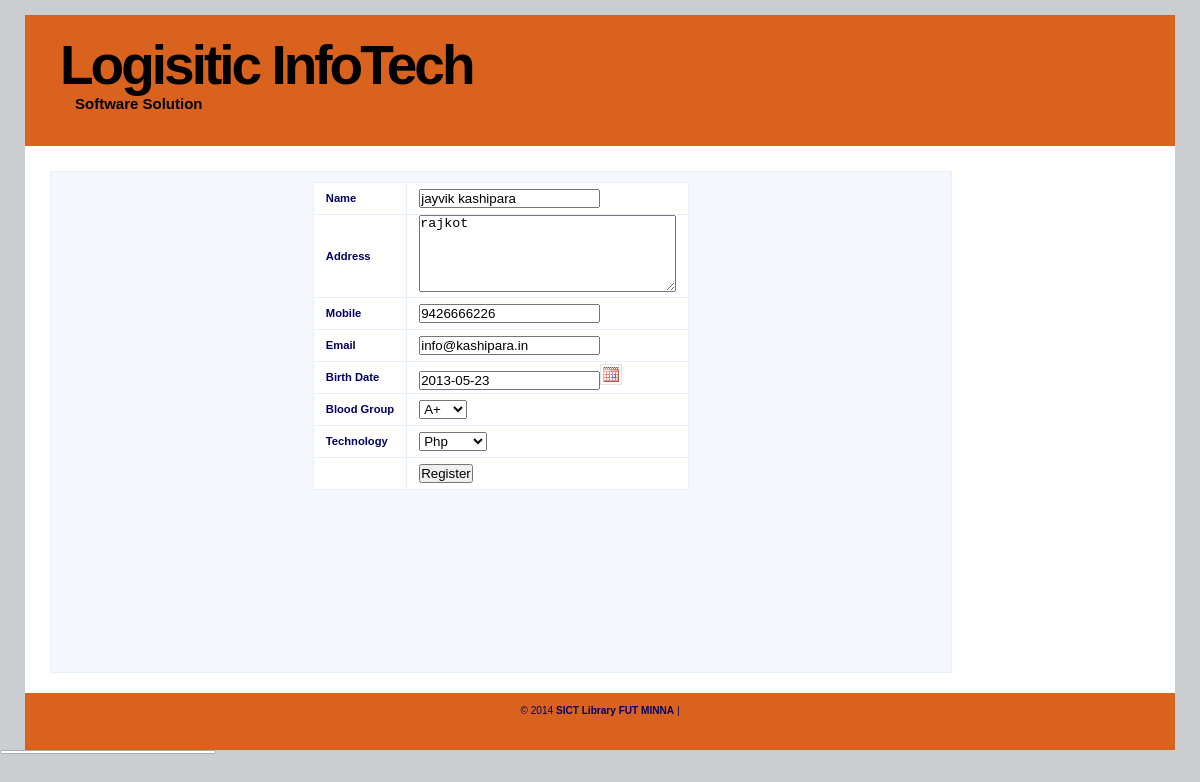
The page /TempEmployeeRegister.php?EmpID=23 on the database as committed earlier.
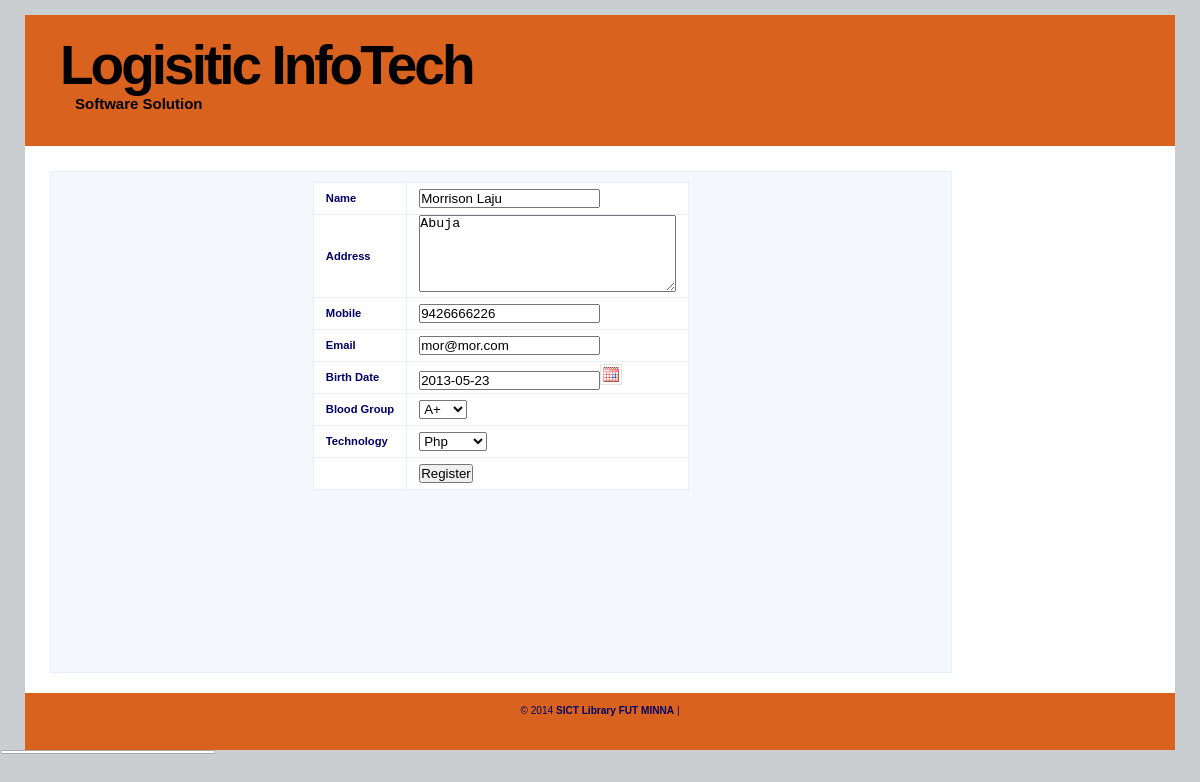
The same page on the database as committed later.
### tables this page shows
CREATE TABLE IF NOT EXISTS `employee_detail` (
  `EmpID` int(10) NOT NULL AUTO_INCREMENT,
  `EmpName` varchar(255) NOT NULL,
  `EmpAddress` text NOT NULL,
  `EmpMobile` varchar(15) NOT NULL,
  `EmpEmail` varchar(50) NOT NULL,
  `EmpBirthdate` date NOT NULL,
  `EmpBloodGroup` varchar(5) NOT NULL,
  `EmpTechnology` varchar(20) NOT NULL,
  PRIMARY KEY (`EmpID`)
);

### class/dbclass.php (called while the page is built, shortened)
<?php
class MySQLCN {
   function MySQLCN() {
      $user = DB_USERNAME;
      $pass = DB_PASSWORD;
      $server = DB_SERVER;
      $conn = mysql_connect($server, $user, $pass);
      $this->CONN = $conn;
      return true;
   }
   function select($sql = "") {
      $conn = $this->CONN;
      $results = @mysql_query($sql, $conn);
      $count = 0;
      $data = array();
      while ($row = mysql_fetch_array($results)) {
        foreach ($row as $key => $value) {
            if (!is_array($value)) {
               $row[$key] = htmlspecialchars_decode($value, ENT_QUOTES);
            }
         }
         $data[$count] = $row;
         $count++;
      }
      return $data;
   }
}
?>

### class/EmpRegister.php (called while the page is built, shortened)
<?php
class EmpRegister extends MySQLCN {
    function get($EmpID) {
        $qry = "SELECT *
                FROM `employee_detail` ed LEFT JOIN salary_detail sd ON sd.EmpID = ed.EmpID
                WHERE ed.EmpID = '{$EmpID}'";
        return $this->select($qry);
    }
}
?>

### TempEmployeeRegister.php (the view, shortened to what this page needs)
<?php
require_once 'class/dbclass.php';
require_once 'class/EmpRegister.php';
$emp = new EmpRegister();
$EmpID = $_REQUEST['EmpID'];
if ($EmpID != NULL) {
    $result = $emp->get($EmpID);
}
$EmpID = '';
?>
<!DOCTYPE html PUBLIC "-//W3C//DTD XHTML 1.0 Strict//EN" "http://www.w3.org/TR/xhtml1/DTD/xhtml1-strict.dtd">
<html xmlns="http://www.w3.org/1999/xhtml" xml:lang="en" lang="en">
<head>
    <?php require_once 'config/commonJS.php'; ?>
</head>
<body>
<div id="wrap">
    <div id="header">
        <h1 id="logo-text"><a href=".">Logisitic InfoTech</a></h1>
        <p id="slogan">Software Solution</p>
    </div>
    <div id="content-wrap">
        <div id="main">
            <form id="formSubmit" method="post" action="process/processEmpRegister.php">
                <center>
                    <table class="tbl">
                        <tr>
                            <td><b>Name</b></td>
                            <td><input type="text" class="validate[required]" name="EmpName" id="EmpName"
                                       value="<?php echo $result[0]['EmpName']; ?>"/></td>
                        </tr>
                        <tr>
                            <td><b>Address</b></td>
                            <td><textarea rows="5" cols="30" class="validate[required]" name="EmpAddress"
                                          id="EmpAddress"><?php echo $result[0]['EmpAddress']; ?></textarea></td>
                        </tr>
                        <tr>
                            <td><b>Mobile</b></td>
                            <td><input class="validate[required,minSize[10],maxSize[10],custom[integer]]" type="text"
                                       class="validate[required]" name="EmpMobile" id="EmpMobile"
                                       value="<?php echo $result[0]['EmpMobile']; ?>"/></td>
                        </tr>
                        <tr>
                            <td><b>Email</b></td>
                            <td><input type="text" class="validate[required,custom[email]]" name="EmpEmail"
                                       id="EmpEmail" value="<?php echo $result[0]['EmpEmail']; ?>"/></td>
                        </tr>
                        <tr>
                            <td><b>Birth Date</b></td>
                            <td><input type="text" class="validate[required]" readonly name="EmpBirthdate"
                                       id="EmpBirthdate" value="<?php echo $result[0]['EmpBirthdate']; ?>"/></td>
                        </tr>
                        <tr>
                            <td><b>Blood Group</b></td>
                            <td><select name="EmpBloodGroup" id="EmpBloodGroup">
                                    <option
                                        value="A+" <?php echo $result[0]['EmpTechnology'] == 'A+' ? 'selected' : ''; ?> >
                                        A+
                                    </option>
                                </select>
                            </td>
                        </tr>
                        <tr>
                            <td><b>Technology</b></td>
                            <td>
                                <select name="EmpTechnology" id="EmpTechnology">
                                    <option
                                        value="php" <?php echo $result[0]['EmpTechnology'] == 'php' ? 'selected' : ''; ?> >
                                        Php
                                    </option>
                                </select>
                            </td>
                        </tr>
                        <tr>
                            <td></td>
                            <td><input type="submit" name="submit" id=""
                                       value="<?php echo $EmpID == '' ? 'Register' : 'Update'; ?>"/></td>
                        </tr>
                    </table>
                </center>
            </form>
        </div>
    </div>
    <?php @require_once 'menu/footer.php'; ?>
</div>
</body>
</html>

Rows that differ between the two databases and show on the page:
changed employee_detail: EmpName "jayvik kashipara" → "Morrison Laju"; EmpAddress "rajkot" → "Abuja"; EmpEmail "info@kashipara.in" → "mor@mor.com"; EmpTechnology "Php" → (not shown)
Other text that changed with them:
form field EmpTechnology: (not shown) → "Php"
